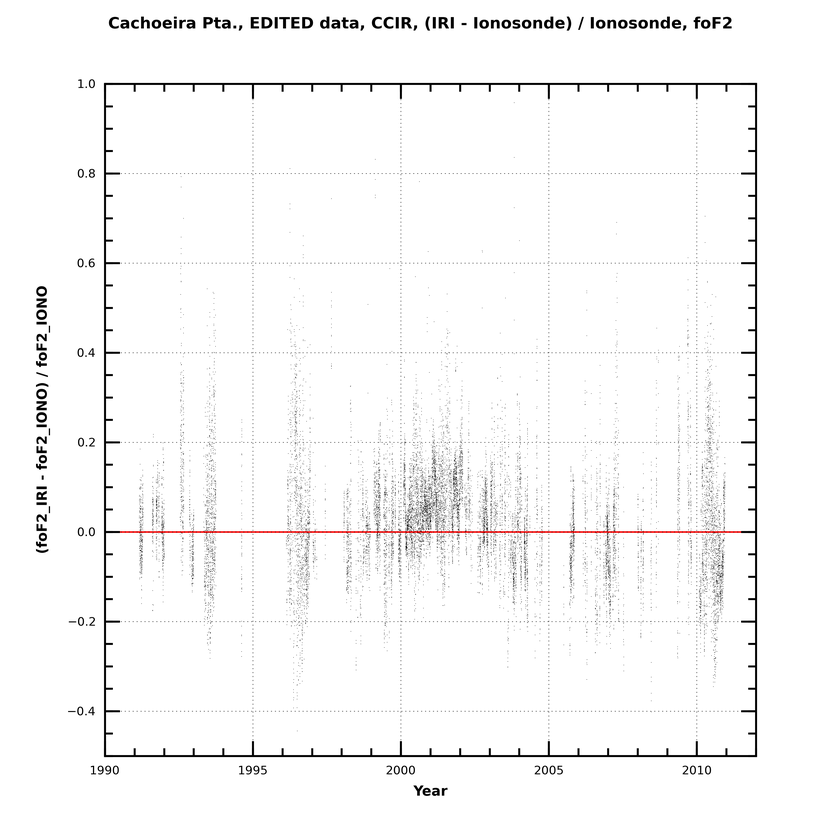
#> input picture 2009_2010/06_Estudo_Matplotlib/Paulo Matplotlib/error_ccir_cp_edt.png, 840 x 840 px, shrunk from 3543 x 3543 before the run
$ python 'error_plot(colorBar).py'
#> lines starting #> are read from the running program, lines starting #| are printed output that depends on the picture
import matplotlib.pyplot as plt
import matplotlib.image as mpimg
import numpy as np
img =mpimg.imread('./error_ccir_cp_edt.png')
#> img is the input picture: shape (840, 840, 4) float32; mean R, G, B, A 0.975, 0.974, 0.974, 1
LUZ=img[:,:,0]
imgplot =plt.imshow(LUZ)
imgplot.set_cmap("spectral")
plt.colorbar()
plt.show()
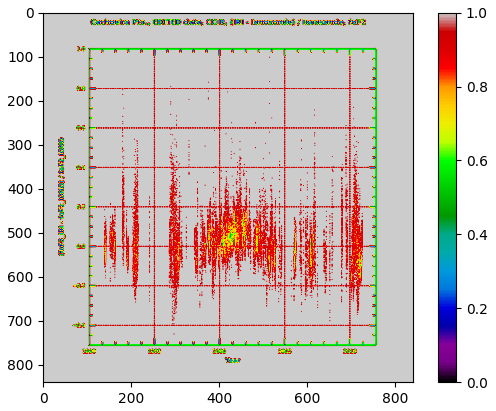
#> figure drawn by matplotlib, 2 panels
